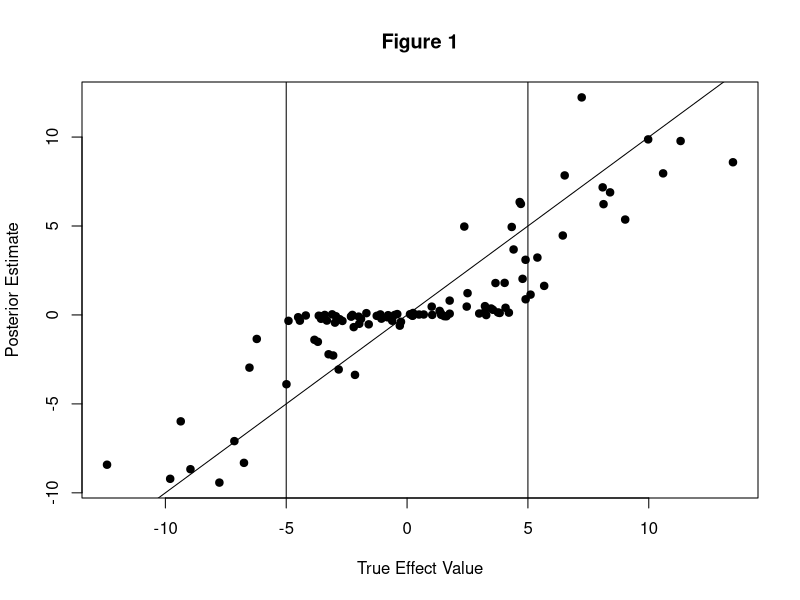
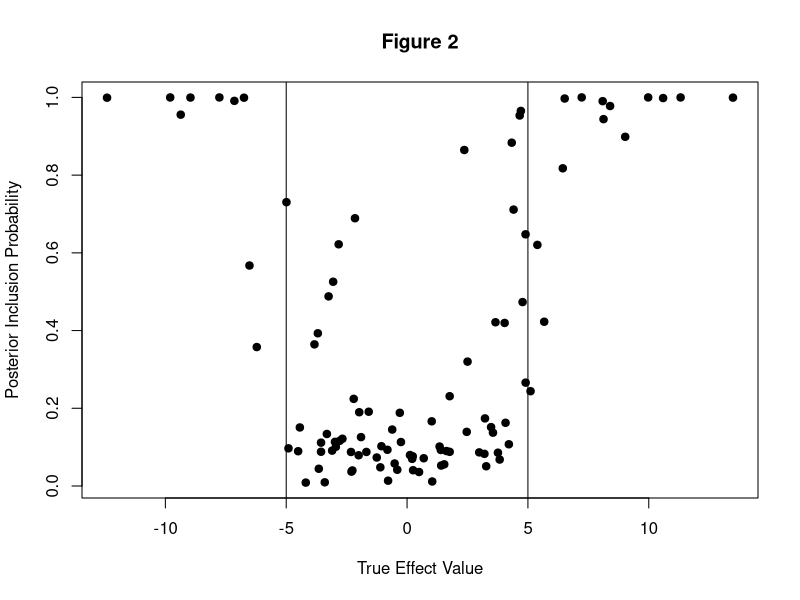
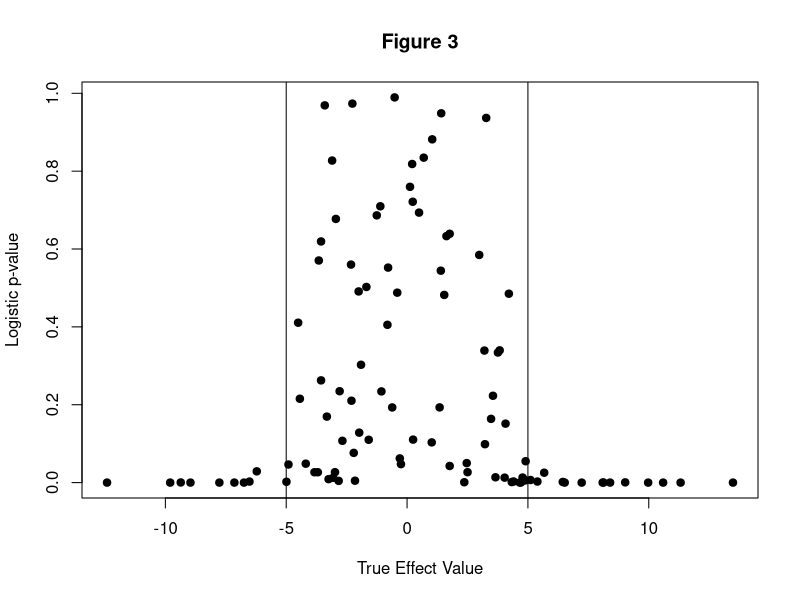

Generate these figures, in order, with R: (Note: a time limit stopped this script after it produced the figures.)
## ---- chunk 1
knitr::opts_chunk$set(echo = T, error = T, warning = T, message = F, fig.align = 'center')
## ---- chunk 2
### NOTE: This is basic code, and I did not attempt to mirror the level of numerical sophistication in the susie functions
### If this idea is worth pursuing further, then this code can be improved

susie_logistic = function(Y, X, L = 10, V = 1, prior_weights = NULL, tol = 1e-3, maxit = 1000, intercept = TRUE) {
  
  p = ncol(X)
  n = nrow(X)
  
  # place to store posterior info for each l = 1, ..., L
  post_alpha = matrix(NA, nrow = p, ncol = L)
  post_mu = matrix(NA, nrow = p, ncol = L)
  post_sigma = matrix(NA, nrow = p, ncol = L)
  post_info = list(post_alpha = post_alpha, post_mu = post_mu, post_sigma = post_sigma)

  beta_post_init = matrix(Inf, nrow = p, ncol = L) # initialize
  beta_post = matrix(0, nrow = p, ncol = L)
  
  fixed = rep(0, n) # fixed portion, estimated from l' != l other SER models
  
  iter = 0
  while(norm(beta_post - beta_post_init, "1") > tol) { # repeat until posterior means converge (ELBO not calculated here, so use this convergence criterion instead)
    beta_post_init = beta_post
      
    for (l in 1:L) {
      
      # below is old (inefficient) calculation of the fixed portion
      #fixed = rowSums(X %*% beta_post[, -l]) + int.coef # fixed portion from previous estimates (add intercept portion as well)
      fixed = fixed - (X %*% beta_post[, l]) # remove effect from previous iteration
      
      SER_logistric_l = single_effect_regression_logistic(Y, X, V, prior_weights, FALSE, fixed, intercept)
      # store
      post_info$post_alpha[, l] = SER_logistric_l$alpha
      post_info$post_mu[, l] = SER_logistric_l$mu
      post_info$post_sigma[, l] = SER_logistric_l$mu2 - SER_logistric_l$mu^2
      
      # update beta_post
      beta_post[, l] = SER_logistric_l$alpha * SER_logistric_l$mu
      
      fixed = fixed + (X %*% beta_post[, l]) # add back new fixed portion
      
      iter = iter + 1
      if (iter > maxit) {
        stop("Maximum number of iterations reached")
      }
      
    }
    
  }
  
  return(post_info)
  
}


# SER_logistic function
single_effect_regression_logistic = function(Y, X, V, prior_weights = NULL, optimize_V = FALSE, fixed = NULL, intercept = TRUE) {
  p = ncol(X)
  
  betahat = numeric(p)
  shat2 = numeric(p)
  
  if (is.null(fixed)) { # fixed is components from previous SER fits
    fixed = rep(0, length(Y))
  }
  
  # NOTE: could parallelize loop below if desired
  for (j in 1:p) { # logistic regression on each column of X separately
    if (intercept) {
      log.fit = glm(Y ~ X[, j] + 1 + offset(fixed), family = "binomial") # fit w/ intercept
    } else {
      log.fit = glm(Y ~ X[, j] - 1 + offset(fixed), family = "binomial") # fit w/out intercept
    }
    log.fit.coef = summary(log.fit)$coefficients
    # NOTE: coerces "intercept" to be 0 or 1 to grab relevant row of glm coefficient output
    betahat[j] = ifelse(is.na(log.fit.coef[1 + intercept, 1]), 0, log.fit.coef[1 + intercept, 1]) # beta-hat MLE (if na, just set to 0)
    shat2[j] = ifelse(is.na(log.fit.coef[1 + intercept, 2]), Inf, log.fit.coef[1 + intercept, 2]^2) # (std errof beta-hat MLE)^2 (if na, just set to Inf)
  }
  
  if (is.null(prior_weights)) {
    prior_weights = rep(1 / p, p)
  }
  
  if(optimize_V) {
    stop("Optimizing for prior variance not yet implemented for logistic case")
    #if(loglik.grad(0, betahat, shat2, prior_weights) < 0) {
    #  V = 0
    #} else {
    ##V.o = optim(par=log(V),fn=negloglik.logscale,gr = negloglik.grad.logscale,betahat=betahat,shat2=shat2,prior_weights=prior_weights,method="BFGS")
    ##if(V.o$convergence!=0){
    ##  warning("optimization over prior variance failed to converge")
    ##}
    #  V.u = uniroot(negloglik.grad.logscale, c(-10, 10), extendInt = "upX", betahat = betahat, shat2 = shat2, prior_weights = prior_weights)
    #  V = exp(V.u$root)
    #}
  }
  
  lbf = dnorm(betahat, 0, sqrt(V + shat2), log = TRUE) - dnorm(betahat, 0, sqrt(shat2), log = TRUE)
  #log(bf) on each SNP
  
  lbf[is.infinite(shat2)] = 0 # deal with special case of infinite shat2 (eg happens if X does not vary)
  
  maxlbf = max(lbf)
  w = exp(lbf - maxlbf) # w is proportional to BF, but subtract max for numerical stability
  # posterior prob on each SNP
  w_weighted = w * prior_weights
  weighted_sum_w = sum(w_weighted)
  alpha = w_weighted / weighted_sum_w
  post_var = 1 / ((1 / shat2) + (1 / V)) # posterior variance
  post_mean = (1 / shat2) * post_var * betahat # posterior mean
  post_mean2 = post_var + post_mean^2 # posterior second moment
  # BF for single effect model
  lbf_model = maxlbf + log(weighted_sum_w)
  # NOTE: Need to double check below
  loglik = lbf_model + log(1/2)*length(Y) # loglik of 0/1 response Y under p = .5
  return(list(alpha = alpha, mu = post_mean, mu2 = post_mean2, lbf = lbf, lbf_model = lbf_model, V = V, loglik = loglik))
}
## ---- chunk 3
set.seed(1138)

n = 1000
p = 10
L = 1
V = 25
beta_true = rep(0, p)

# make orthonormal covariates
rand_mat = matrix(rnorm(n * p), nrow = n)
svd_rand_mav = svd(rand_mat)
X = svd_rand_mav$u
# make response
# make response

B = 100
b_1s = numeric(B)
susie.fits.easy = list() # logistic SuSiE fits
logistic.fits.easy = list() # logistic regression fits
for (i in 1:B) {
  beta_true[1] = rnorm(1, 0, sqrt(V))
  b_1s[i] = beta_true[1]
  Y = rbinom(n, 1, exp(X %*% beta_true) / (1 + exp(X %*% beta_true)))
  susie.fits.easy[[i]] = susie_logistic(Y, X, L, V)
  logistic.fits.easy[[i]] = glm(Y ~ X, family = "binomial")
}
## ---- chunk 4
plot(sapply(susie.fits.easy, function(x) x$post_alpha[1] * x$post_mu[1]) ~ b_1s, xlab = "True Effect Value", ylab = "Posterior Estimate", main = "Figure 1", pch = 19)
abline(0, 1)
abline(v = c(-5, 5))

plot(sapply(susie.fits.easy, function(x) x$post_alpha[1]) ~ b_1s, xlab = "True Effect Value", ylab = "Posterior Inclusion Probability", main = "Figure 2", pch = 19)
abline(v = c(-5, 5))
## ---- chunk 5
plot(sapply(logistic.fits.easy, function(x) summary(x)$coefficients[2, 4]) ~ b_1s, xlab = "True Effect Value", ylab = "Logistic p-value", main = "Figure 3", pch = 19)
abline(v = c(-5, 5))
## ---- chunk 6
set.seed(1138)

n = 1000
p = 10
L = 2
V = 25
beta_true = rep(0, p)

# make orthonormal covariates
rand_mat = matrix(rnorm(n * p), nrow = n)
svd_rand_mav = svd(rand_mat)
X = svd_rand_mav$u
# make response
# make response

B = 100
b_1s = numeric(B)
b_2s = numeric(B)
susie.fits.easy2 = list() # logistic SuSiE fits
logistic.fits.easy2 = list() # logistic regression fits
for (i in 1:B) {
  beta_true[1] = rnorm(1, 0, sqrt(V))
  beta_true[2] = rnorm(1, 0, sqrt(V))
  b_1s[i] = beta_true[1]
  b_2s[i] = beta_true[2]
  Y = rbinom(n, 1, exp(X %*% beta_true) / (1 + exp(X %*% beta_true)))
  susie.fits.easy2[[i]] = susie_logistic(Y, X, L, V)
  logistic.fits.easy2[[i]] = glm(Y ~ X, family = "binomial")
}
## ---- chunk 7
est_b1_max = sapply(susie.fits.easy2, function(x) x$post_alpha[1, which.max(x$post_alpha[1, ]) ]* x$post_mu[1, which.max(x$post_alpha[1, ])])

est_b2_max = sapply(susie.fits.easy2, function(x) x$post_alpha[2, which.max(x$post_alpha[2, ]) ]* x$post_mu[2, which.max(x$post_alpha[2, ])])

est_alpha1_max = sapply(susie.fits.easy2, function(x) max(x$post_alpha[1, ]))

est_alpha2_max = sapply(susie.fits.easy2, function(x) max(x$post_alpha[2, ]))

plot(est_b1_max ~ b_1s, xlab = "True Effect Value", ylab = "Posterior Estimate", main = "Figure 4(a) - Entry 1", pch = 19)
abline(0, 1)
abline(v = c(-5, 5))

plot(est_b2_max ~ b_2s, xlab = "True Effect Value", ylab = "Posterior Estimate", main = "Figure 4(b) - Entry 2", pch = 19)
abline(0, 1)
abline(v = c(-5, 5))

plot(est_alpha1_max ~ b_1s, xlab = "True Effect Value", ylab = "Posterior Inclusion Probability", main = "Figure 5(a) - Entry 1", pch = 19)
abline(v = c(-5, 5))

plot(est_alpha2_max ~ b_2s, xlab = "True Effect Value", ylab = "Posterior Inclusion Probability", main = "Figure 5(b) - Entry 2", pch = 19)
abline(v = c(-5, 5))
## ---- chunk 8
plot(sapply(logistic.fits.easy2, function(x) summary(x)$coefficients[2, 4]) ~ b_1s, xlab = "True Effect Value", ylab = "Logistic p-value", main = "Figure 6(a) - Entry 1", pch = 19)
abline(v = c(-5, 5))

plot(sapply(logistic.fits.easy2, function(x) summary(x)$coefficients[3, 4]) ~ b_2s, xlab = "True Effect Value", ylab = "Logistic p-value", main = "Figure 6(b) - Entry 2", pch = 19)
abline(v = c(-5, 5))
## ---- chunk 9
### TEST susie_logistic
set.seed(1138)

n = 100
p = 10
L = 3
pi = rep(1 / p, p) # prior weights
V = 5 # prior variance

beta_true = rep(0, p)
for (l in 1:L) {
  b_l = rnorm(1, 0, sqrt(V))
  gamma_l = rmultinom(1, 1, pi)
  beta_l = b_l * gamma_l
  beta_true = beta_true + beta_l
}

# simulate data, induce correlations
X = matrix(rnorm(n*p, 0, 1), nrow = n, ncol = p)
X[, 2] = X[, 3]
X[, 7] = X[, 6]

# make response
Y = rbinom(n, 1, exp(X %*% beta_true + 2) / (1 + exp(X %*% beta_true + 2)))

susie.logistic.fit = susie_logistic(Y, X, L, V)
## ---- chunk 10
plot(beta_true, ylab = "True Value", main = "Figure 4", pch = 19)
## ---- chunk 11
b_1_post = susie.logistic.fit$post_mu[, 1] * susie.logistic.fit$post_alpha[, 1]
b_2_post = susie.logistic.fit$post_mu[, 2] * susie.logistic.fit$post_alpha[, 2]
b_3_post = susie.logistic.fit$post_mu[, 3] * susie.logistic.fit$post_alpha[, 3]

plot(b_1_post, ylab = "Posterior Mean Value", main = "Figure 5(a)", pch = 19)
plot(b_2_post, ylab = "Posterior Mean Value", main = "Figure 5(b)", pch = 19)
plot(b_3_post, ylab = "Posterior Mean Value", main = "Figure 5(c)", pch = 19)
## ---- chunk 12
plot(susie.logistic.fit$post_alpha[, 1], ylab = "Posterior Inclusion Probability", main = "Figure 6(a)", pch = 19)
plot(susie.logistic.fit$post_alpha[, 2], ylab = "Posterior Inclusion Probability", main = "Figure 6(b)", pch = 19)
plot(susie.logistic.fit$post_alpha[, 3], ylab = "Posterior Inclusion Probability", main = "Figure 6(c)", pch = 19)
## ---- chunk 13
set.seed(1138)

n = 1000
p = 100
L = 10
pi = rep(1 / p, p) # prior weights
V = 5 # prior variance

beta_true = rep(0, p)
for (l in 1:L) {
  b_l = rnorm(1, 0, sqrt(V))
  gamma_l = rmultinom(1, 1, pi)
  beta_l = b_l * gamma_l
  beta_true = beta_true + beta_l
}

# simulate data, induce correlations
X = matrix(rnorm(n*p, 0, 1), nrow = n, ncol = p)
X[, 2] = X[, 1]
X[, 88] = X[, 87]
X[, 89] = runif(n, -1, -.7) * X[, 87]

# make response
Y = rbinom(n, 1, exp(X %*% beta_true + 2) / (1 + exp(X %*% beta_true + 2)))

susie.logistic.fit = susie_logistic(Y, X, L, V)
## ---- chunk 14
plot(beta_true[beta_true == 0] ~ which(beta_true == 0), xlim = c(0, 101), ylim = range(beta_true) + c(-.1, .1), xlab = "Index", ylab = "True Value", main = "Figure 7", pch = 19)
text(which(beta_true != 0), beta_true[beta_true != 0], labels = which(beta_true != 0))
## ---- chunk 15
par(mfrow = c(5, 2))
for (l in 1:L) {
  b_l_post = susie.logistic.fit$post_mu[, l] * susie.logistic.fit$post_alpha[, l]
  plot(b_l_post[abs(b_l_post) < .01] ~ which(abs(b_l_post) < .01), xlim = c(0, 101), ylim = range(b_l_post) + c(-.1, .1), xlab = "Index", ylab = "Posterior Mean Value", main = paste("Figure 8(", letters[l], ")", sep = ""), pch = 19)
  text(which(abs(b_l_post) >= .01), b_l_post[abs(b_l_post) >= .01], labels = which(abs(b_l_post) >= .01))
}
par(mfrow = c(1, 1))
## ---- chunk 16
par(mfrow = c(5, 2))
for (l in 1:L) {
  alpha_l = susie.logistic.fit$post_alpha[, l]
  plot(alpha_l[alpha_l < .01] ~ which(alpha_l < .01), xlim = c(0, 101), ylim = c(0, 1), xlab = "Index", ylab = "Posterior Inclusion Probability", main = paste("Figure 9(", letters[l], ")", sep = ""), pch = 19)
  text(which(alpha_l >= .01), alpha_l[alpha_l >= .01], labels = which(alpha_l >= .01))
}
par(mfrow = c(1, 1))
## ---- chunk 17
set.seed(1138)
B = 10 # times to repeat at each noise level

n = 1000
p = 10
L = 1

X = matrix(rnorm(n*p, 0, 1), nrow = n, ncol = p)
X[, 5] = runif(n, .7, 1) * X[, 1]

X = apply(X, MARGIN = 2, function(x) x - mean(x))
X = apply(X, MARGIN = 2, function(x) x / norm(x, "2"))

beta_true = rep(0, p)

Vs = c(1, 5, 10, 25, 50)
beta_true_1 = matrix(nrow = length(Vs), ncol = B)
susie.logistic.list = list()
for (i in 1:length(Vs)) {
  V = Vs[i]
  susie.logistic.list[[i]] = list()
  names(susie.logistic.list)[i] = paste("Vs_", V, sep = "")
  for (j in 1:B) {
    beta_true[1] = rnorm(1, 0, sqrt(V))
    Y = rbinom(n, 1, exp(X %*% beta_true) / (1 + exp(X %*% beta_true)))
    susie.logistic.list[[i]][[j]] = susie_logistic(Y, X, L, V)
    beta_true_1[i, j] = beta_true[1]
  }
}

par(mfrow = c(5, 2))
for (i in 1:length(Vs)) {
  V = Vs[i]
  for (j in 1:B) {
    a_l_post = susie.logistic.list[[i]][[j]]$post_alpha[, 1]
    b_l_post = susie.logistic.list[[i]][[j]]$post_mu[, 1] * a_l_post
    plot(b_l_post[abs(a_l_post) < .05] ~ which(abs(a_l_post) < .05), xlim = c(1, 10), ylim = range(b_l_post) + c(-.1, .1), xlab = "Index", ylab = "Posterior Mean Value", main = paste("True effect 1: ", round(beta_true_1[i, j], 2), " ::: Signal Level: ", round(V, 2), sep = ""), pch = 19)
    text(which(abs(a_l_post) >= .05), b_l_post[abs(a_l_post) >= .05], labels = which(abs(a_l_post) >= .05))
  }
}
par(mfrow = c(1, 1))


par(mfrow = c(5, 2))
for (i in 1:length(Vs)) {
  V = Vs[i]
  for (j in 1:B) {
    a_l_post = susie.logistic.list[[i]][[j]]$post_alpha[, 1]
    plot(a_l_post[abs(a_l_post) < .05] ~ which(abs(a_l_post) < .05), xlim = c(1, 10), ylim = c(0, 1), xlab = "Index", ylab = "Posterior Inclusion Probability", main = paste("True effect 1: ", round(beta_true_1[i, j], 2), " ::: Signal Level: ", round(V, 2), sep = ""), pch = 19)
    text(which(abs(a_l_post) >= .05), a_l_post[abs(a_l_post) >= .05], labels = which(abs(a_l_post) >= .05))
  }
}
par(mfrow = c(1, 1))
## ---- chunk 18
set.seed(1138)
B = 10 # times to repeat at each noise level

n = 1000
p = 10
L = 1

X = matrix(rbinom(n * p, 2, runif(n * p)), nrow = n, ncol = p)
copy_ind = runif(n, 0, 1) <= 0.9
X[copy_ind, 5] = X[copy_ind, 1]

beta_true = rep(0, p)

Vs = 1:5
beta_true_1 = matrix(nrow = length(Vs), ncol = B)
susie.logistic.list = list()
for (i in 1:length(Vs)) {
  V = Vs[i]
  susie.logistic.list[[i]] = list()
  names(susie.logistic.list)[i] = paste("Vs_", V, sep = "")
  for (j in 1:B) {
    beta_true[1] = rnorm(1, 0, sqrt(V))
    Y = rbinom(n, 1, exp(X %*% beta_true) / (1 + exp(X %*% beta_true)))
    susie.logistic.list[[i]][[j]] = susie_logistic(Y, X, L, V)
    beta_true_1[i, j] = beta_true[1]
  }
}

par(mfrow = c(5, 2))
for (i in 1:length(Vs)) {
  V = Vs[i]
  for (j in 1:B) {
    a_l_post = susie.logistic.list[[i]][[j]]$post_alpha[, 1]
    b_l_post = susie.logistic.list[[i]][[j]]$post_mu[, 1] * a_l_post
    plot(b_l_post[abs(a_l_post) < .05] ~ which(abs(a_l_post) < .05), xlim = c(1, 10), ylim = range(b_l_post) + c(-.1, .1), xlab = "Index", ylab = "Posterior Mean Value", main = paste("True effect 1: ", round(beta_true_1[i, j], 2), " ::: Signal Level: ", round(V, 2), sep = ""), pch = 19)
    text(which(abs(a_l_post) >= .05), b_l_post[abs(a_l_post) >= .05], labels = which(abs(a_l_post) >= .05))
  }
}
par(mfrow = c(1, 1))


par(mfrow = c(5, 2))
for (i in 1:length(Vs)) {
  V = Vs[i]
  for (j in 1:B) {
    a_l_post = susie.logistic.list[[i]][[j]]$post_alpha[, 1]
    plot(a_l_post[abs(a_l_post) < .05] ~ which(abs(a_l_post) < .05), xlim = c(1, 10), ylim = c(0, 1), xlab = "Index", ylab = "Posterior Inclusion Probability", main = paste("True effect 1: ", round(beta_true_1[i, j], 2), " ::: Signal Level: ", round(V, 2), sep = ""), pch = 19)
    text(which(abs(a_l_post) >= .05), a_l_post[abs(a_l_post) >= .05], labels = which(abs(a_l_post) >= .05))
  }
}
par(mfrow = c(1, 1))
